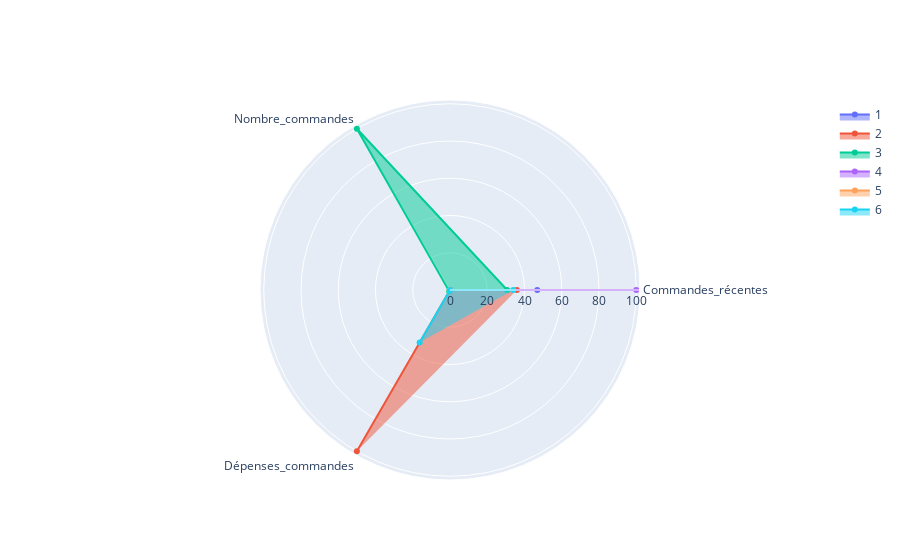

The cell this chart's notebook holds for it:
### Code cell
# On affiche notre carte radar
radar_chart_3('Commandes_récentes', 'Nombre_commandes',
              'Dépenses_commandes', radar_6)

### Figure 1 — Plotly figure (JSON) as saved in the notebook; plotly's stock layout.template omitted (floating-point values rounded to 4 significant figures)
{"data": [{"fill": "toself", "name": "1", "r": [46.85, 0, 0], "theta": ["Commandes_récentes", "Nombre_commandes", "Dépenses_commandes"], "type": "scatterpolar"}, {"fill": "toself", "name": "2", "r": [35.89, 0, 100], "theta": ["Commandes_récentes", "Nombre_commandes", "Dépenses_commandes"], "type": "scatterpolar"}, {"fill": "toself", "name": "3", "r": [30.68, 100, 0.8504], "theta": ["Commandes_récentes", "Nombre_commandes", "Dépenses_commandes"], "type": "scatterpolar"}, {"fill": "toself", "name": "4", "r": [100, 0, 0.06851], "theta": ["Commandes_récentes", "Nombre_commandes", "Dépenses_commandes"], "type": "scatterpolar"}, {"fill": "toself", "name": "5", "r": [0, 0, 0.2893], "theta": ["Commandes_récentes", "Nombre_commandes", "Dépenses_commandes"], "type": "scatterpolar"}, {"fill": "toself", "name": "6", "r": [33.97, 0, 32.58], "theta": ["Commandes_récentes", "Nombre_commandes", "Dépenses_commandes"], "type": "scatterpolar"}], "layout": {}}
